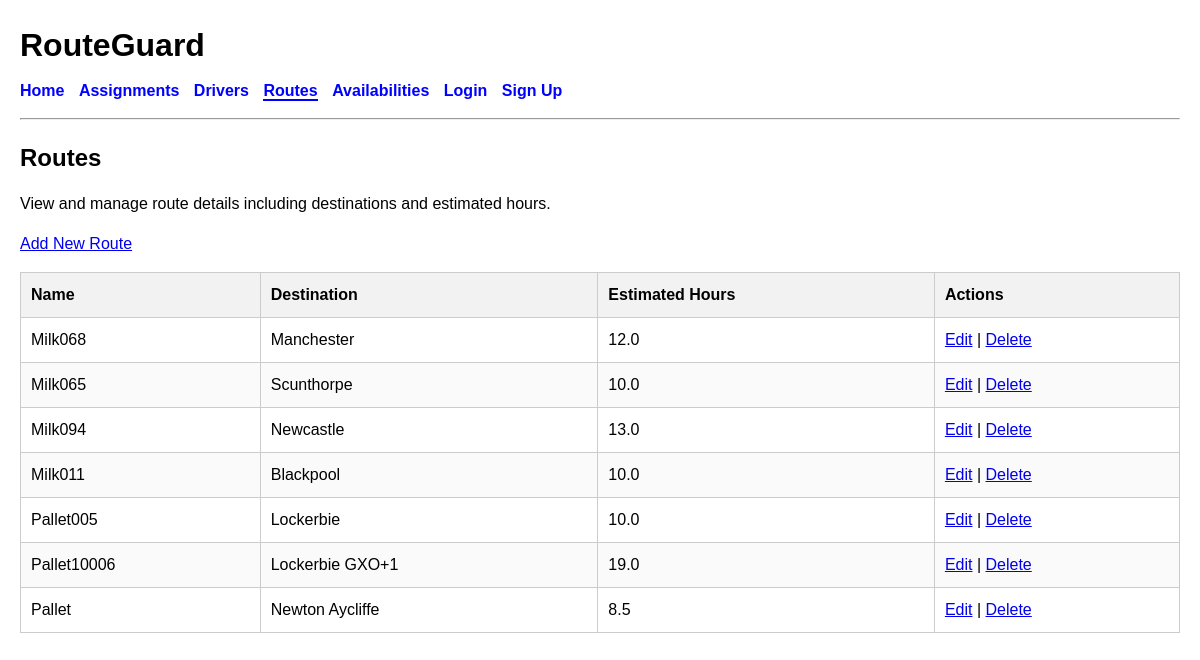
The app's page /routes/, older data.
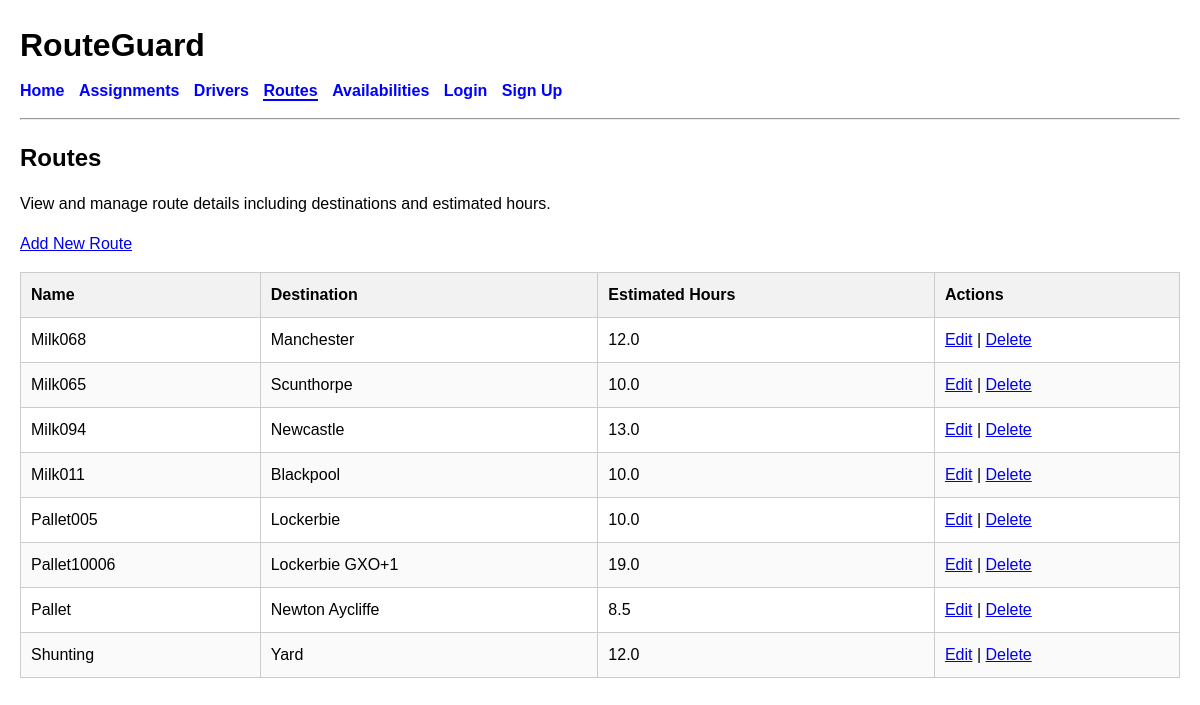
The same page, newer data.
### planner/models.py (models this page shows, shortened)
class Route(models.Model):
    name = models.CharField(max_length=100)
    destination = models.CharField(max_length=100)
    estimated_hours = models.DecimalField(max_digits=4, decimal_places=1)

### planner/views.py (the view)
# urls.py: path("routes/", views.route_list, name="route_list"),
def route_list(request):
    routes = Route.objects.all()
    return render(
        request,
        "planner/route_list.html",
        {"routes": routes},
    )

### planner/templates/planner/route_list.html
{% extends "base.html" %}
{% block content %}
<h2>Routes</h2>
<p>View and manage route details including destinations and estimated hours.</p>
<p><a href="{% url 'create_route' %}">Add New Route</a></p>
{% if routes %}
    <table>
        <thead>
            <tr>
                <th>Name</th>
                <th>Destination</th>
                <th>Estimated Hours</th>
                <th>Actions</th>
            </tr>
        </thead>
        <tbody>
            {% for route in routes %}
                <tr>
                    <td>{{ route.name }}</td>
                    <td>{{ route.destination }}</td>
                    <td>{{ route.estimated_hours }}</td>
                    <td>
                        <a href="{% url 'edit_route' route.id %}">Edit</a>
                        |
                        <a href="{% url 'delete_route' route.id %}">Delete</a>
                </tr>
            {% endfor %}
        </tbody>
    </table>
{% else %}
    <p>No routes have been added yet.</p>
{% endif %}
{% endblock %}

Row changes from the older to the newer data that the page shows:
added Route: name "Shunting", destination "Yard", estimated_hours "12.0"
